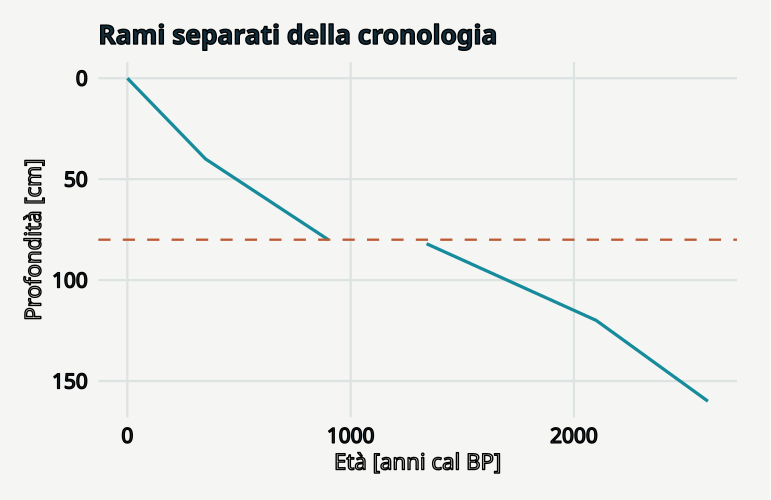

Write R code to recreate this figure.
# GeoStat Lab — funzioni comuni. R >= 4.3; ggplot2 >= 3.4; jsonlite.
suppressPackageStartupMessages(library(ggplot2))
col_geo <- c('#168B9C','#BC5B35','#7054A4','#A17B19','#227864','#64748B')
theme_set(theme_minimal(base_size=17, base_family='sans') + theme(
  plot.background=element_rect(fill='#F5F6F3',colour=NA),
  panel.background=element_rect(fill='#F5F6F3',colour=NA),
  panel.grid.minor=element_blank(),panel.grid.major=element_line(colour='#DCE3E2'),
  plot.title=element_text(size=19,face='bold',colour='#122D3B'),
  plot.subtitle=element_text(size=13,colour='#405560',margin=margin(b=12)),
  axis.text=element_text(size=15,colour='#273E4A'),axis.title=element_text(size=16),
  legend.position='bottom',legend.title=element_blank(),legend.text=element_text(size=14),
  strip.text=element_text(size=15,face='bold'),plot.margin=margin(18,24,18,18)))
metric <- function(...) data.frame(grandezza=names(c(...)),valore=as.character(c(...)),check.names=FALSE)
f <- function(x,d=3) {out<-formatC(x,digits=d,format='fg');out[!is.finite(x)]<-'Non definito';out}
line_plot <- function(d,x='x',y='y',title='',xl=x,yl=y,group=NULL) {
 p<-ggplot(d,aes(x=.data[[x]],y=.data[[y]]))
 if(is.null(group)) p<-p+geom_line(colour=col_geo[1],linewidth=1.05) else p<-p+aes(colour=.data[[group]],group=.data[[group]])+geom_line(linewidth=1)+scale_colour_manual(values=col_geo)
 p+labs(title=title,x=xl,y=yl)
}
point_plot <- function(d,x='x',y='y',title='',xl=x,yl=y,group=NULL) {
 p<-ggplot(d,aes(x=.data[[x]],y=.data[[y]]))
 if(is.null(group))p<-p+geom_point(colour=col_geo[1],size=2.5,alpha=.8) else p<-p+aes(colour=.data[[group]])+geom_point(size=2.7,alpha=.85)+scale_colour_manual(values=col_geo)
 p+labs(title=title,x=xl,y=yl)
}
hist_plot<-function(x,title='',xl='Valore',bins=20)ggplot(data.frame(x=x),aes(x))+geom_histogram(bins=bins,fill=col_geo[1],colour='#F5F6F3')+labs(title=title,x=xl,y='Frequenza')
bar_plot<-function(d,x='gruppo',y='valore',title='',yl='Valore')ggplot(d,aes(x=.data[[x]],y=.data[[y]],fill=.data[[x]]))+geom_col(width=.65)+scale_fill_manual(values=rep(col_geo,length.out=length(unique(d[[x]])) ))+guides(fill='none')+labs(title=title,x=NULL,y=yl)
map_plot<-function(d,z='z',title='',xl='Est [km]',yl='Nord [km]')ggplot(d,aes(x,y,fill=.data[[z]]))+geom_raster()+coord_equal()+scale_fill_gradientn(colours=c('#153F56','#298C9C','#B8CDB2','#F1D889','#AD542F'))+labs(title=title,x=xl,y=yl)
acf_data<-function(x,lag=20){a<-acf(x,lag.max=min(lag,length(x)-1),plot=FALSE);data.frame(x=as.vector(a$lag)[-1],y=as.vector(a$acf)[-1])}
# AR(1), distribuzione marginale stazionaria N(0, 1).
ar_series<-function(n,rho){x<-numeric(n);x[1]<-rnorm(1);for(i in 2:n)x[i]<-rho*x[i-1]+sqrt(1-rho^2)*rnorm(1);x}
# Distanze euclidee in unità metriche già dichiarate; nessuna conversione implicita di CRS.
dist_cross<-function(a,b)sqrt(outer(a[,1],b[,1],'-')^2+outer(a[,2],b[,2],'-')^2)
# Predittore IDW: i punti coincidenti ricevono esattamente il valore osservato.
idw<-function(xy,z,new,power=2){dd<-dist_cross(new,xy);apply(dd,1,function(d)if(any(d<1e-10))mean(z[d<1e-10])else weighted.mean(z,d^(-power)))}
# CART didattico binario: divisioni assiali che minimizzano l'impurità di Gini.
cart_fit<-function(x,y,depth=2,minleaf=4){
 node<-list(p=mean(y),n=length(y));if(depth<1||length(unique(y))<2||length(y)<2*minleaf)return(node)
 best<-Inf
 for(j in seq_len(ncol(x))){v<-sort(unique(x[,j])); if(length(v)<2)next
  for(cut in (head(v,-1)+tail(v,-1))/2){left<-x[,j]<=cut;nl<-sum(left);nr<-sum(!left);if(min(nl,nr)<minleaf)next
   score<-nl*mean(y[left])*(1-mean(y[left]))+nr*mean(y[!left])*(1-mean(y[!left]))
   if(score<best){best<-score;node$j<-j;node$cut<-cut;split<-left}
  }
 }
 if(is.finite(best)){node$left<-cart_fit(x[split,,drop=FALSE],y[split],depth-1,minleaf);node$right<-cart_fit(x[!split,,drop=FALSE],y[!split],depth-1,minleaf)};node
}
cart_predict<-function(tree,x)apply(x,1,function(row){t<-tree;while(!is.null(t$j))t<-if(row[t$j]<=t$cut)t$left else t$right;t$p})

p <- list(hiatus = 400, seed = 17)
set.seed(p$seed)
d <- seq(0, 160, 2)

t <- approx(c(0, 40, 80, 120, 160), c(0, 350, 900, 1700, 2200), d)$y

data <- data.frame(profondita = d, eta = t + p$hiatus * (d > 80), ramo = factor(d > 80))

plots <- list(ggplot(data, aes(eta, profondita, group = ramo)) + geom_line(colour = col_geo[1], 
    linewidth = 1.1) + geom_hline(yintercept = 80, linetype = 2, colour = col_geo[2]) + scale_y_reverse() + 
    labs(title = "Rami separati della cronologia", x = "Età [anni cal BP]", y = "Profondità [cm]"))

metrics <- metric(`Salto cronologico [anni]` = p$hiatus, `Età a 120 cm` = 1700 + p$hiatus)
print(metrics,row.names=FALSE)
ggplot2::ggsave('m13-hiatus-A.svg',plots[[1]],device=svglite::svglite,width=7.7,height=5.0,bg='#F8F6F1')
